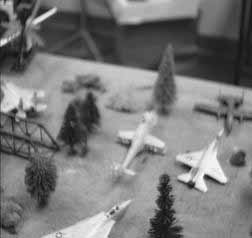
%> input picture 模版匹配技术/code/Scene.jpg, 252 x 238 px
$ octave test.m   (GNU Octave 9; MATLAB toolbox functions it lacks are replaced by stand-ins)
%> lines starting %> are read from the running program, lines starting %| are printed output that depends on the picture
clear;clc;
I=imread('Scene.jpg');
%> I is the input picture: size 238x252 uint8; min 12, max 255, mean 121.5
T1=imread('Template_1.jpg');
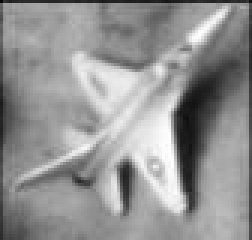
%> input picture 模版匹配技术/code/Template_1.jpg, 84 x 80 px (shown 3 times larger)
%> T1 is the input picture: size 80x84 uint8; min 6, max 255, mean 146.9
T2=imread('Template_2.jpg');
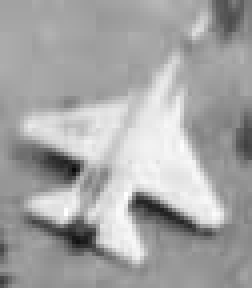
%> input picture 模版匹配技术/code/Template_2.jpg, 63 x 72 px (shown 4 times larger)
%> T2 is the input picture: size 72x63 uint8; min 9, max 255, mean 165.4
[m, n]=size(I);
%> m = 238; n = 252
[m1, n1]=size(T1);
%> m1 = 80; n1 = 84
[m2,n2]=size(T2);
%> m2 = 72; n2 = 63
corrRes=[];
loc=[];
%> (the run ends here)
